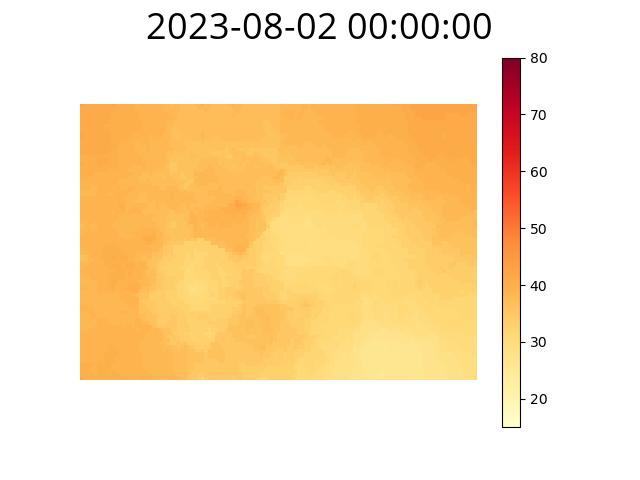
#> input picture Year2/nh_results/gifs/8-2/2023_08_02_07.jpg, 640 x 480 px, given in place of 2023_08_02_06_w2.tif, which was not available
$ python make_gifs.py   (older library calls are emulated)
#> lines starting #> are read from the running program, lines starting #| are printed output that depends on the picture
import pandas as pd
import os
import matplotlib.pyplot as plt
from matplotlib.colors import Normalize
from matplotlib.cm import ScalarMappable
import matplotlib.image as mpimg
import numpy as np
import datetime as dt
from datetime import timedelta


import matplotlib as mpl
import matplotlib.pyplot as plt
import matplotlib.image as mpimg
import numpy as np
from PIL import Image, ImageDraw, ImageFont


def rgb2gray(rgb):
    return np.dot(rgb[:,:,:3], [0.299, 0.587, 0.114])

def plt_test(imPath, savepath, text, cs):
#> called with text = '2023-08-01 23:00:00', cs = 'YlOrRd'
    img_src = mpimg.imread(imPath)
#> img_src is the input picture: shape (480, 640, 3); mean R, G, B 250.8, 228.4, 192.2
    im = rgb2gray(img_src)
#> in rgb2gray, `return np.dot(rgb[:,:,:3], [0.299, 0.587, 0.114])`:
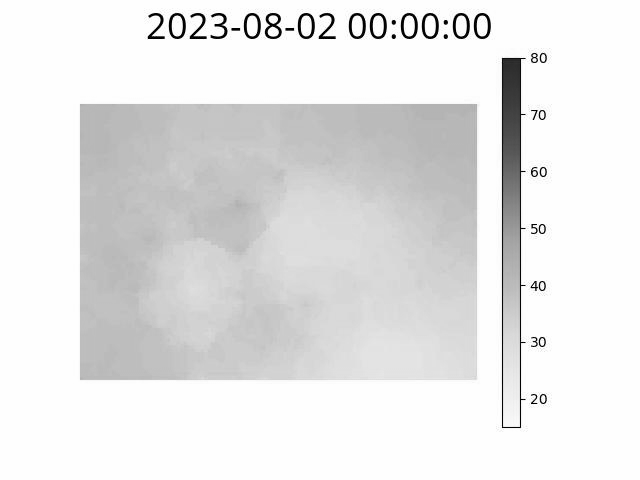
#> returned value: shape (480, 640) float64; min 0, max 255, mean 231
    plt.axis('off')
    norm = Normalize(vmin=15, vmax=80)
    plt.imshow(im, cmap=cs, norm=norm)
    scalar_map = ScalarMappable(norm=norm, cmap=cs)
#> (the run stopped early here; a loop or call above may not have finished)

$ run again, on Year2/nh_results/gifs/8-2/2023_08_02_12.jpg
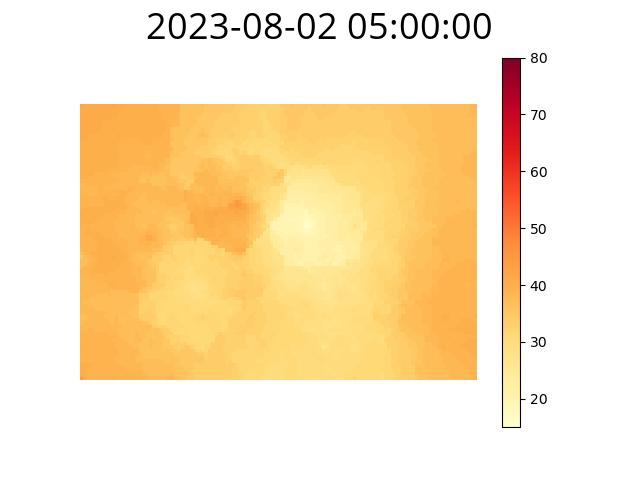
#> input picture Year2/nh_results/gifs/8-2/2023_08_02_12.jpg, 640 x 480 px, given in place of 2023_08_02_06_w2.tif, which was not available
#> in plt_test, img_src is the input picture: shape (480, 640, 3); mean R, G, B 250.8, 230.2, 194.6
#> in rgb2gray, `return np.dot(rgb[:,:,:3], [0.299, 0.587, 0.114])`:
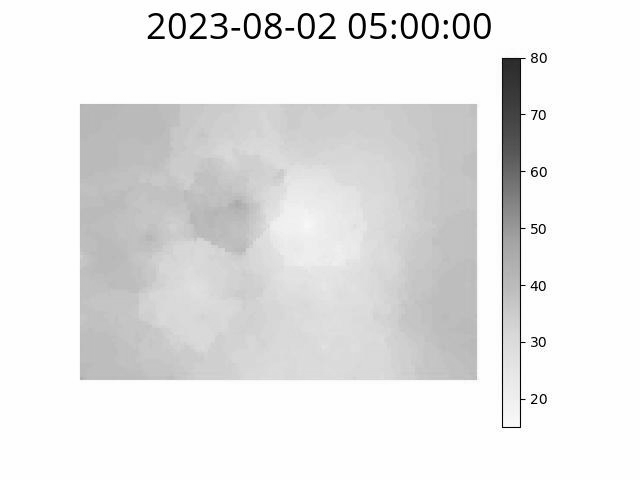
#> returned value: shape (480, 640) float64; min 0, max 255, mean 232.3

$ run again, on Year2/nh_results/gifs/8-2/2023_08_02_14.jpg
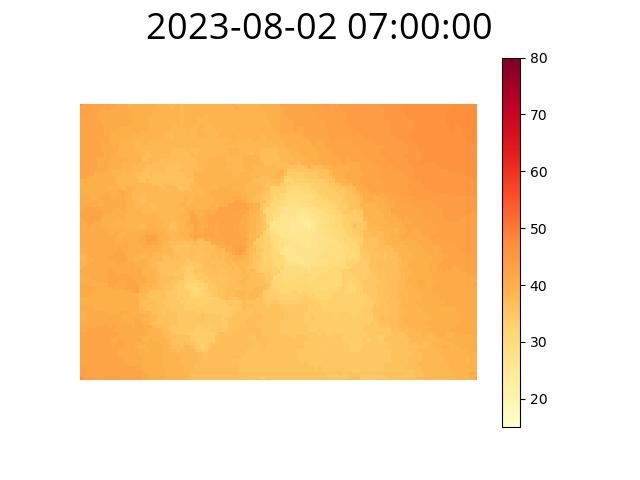
#> input picture Year2/nh_results/gifs/8-2/2023_08_02_14.jpg, 640 x 480 px, given in place of 2023_08_02_06_w2.tif, which was not available
#> in plt_test, img_src is the input picture: shape (480, 640, 3); mean R, G, B 250.7, 223.2, 187.4
#> in rgb2gray, `return np.dot(rgb[:,:,:3], [0.299, 0.587, 0.114])`:
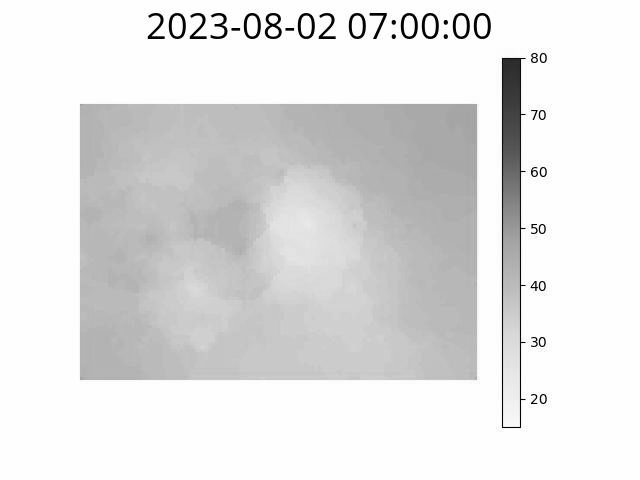
#> returned value: shape (480, 640) float64; min 0, max 255, mean 227.3

$ run again, on Year2/nh_results/gifs/8-2/2023_08_02_17.jpg
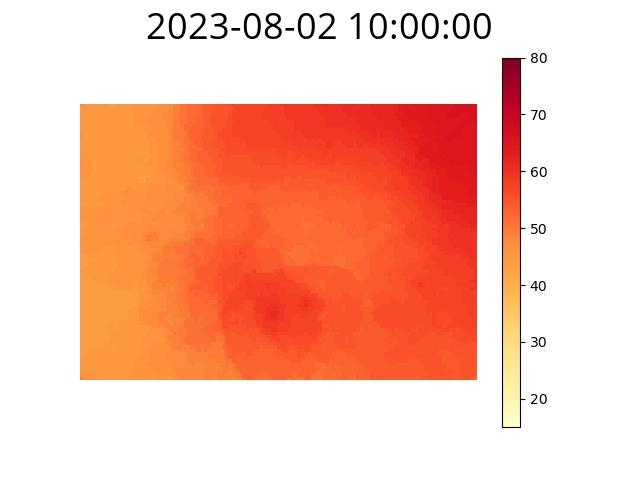
#> input picture Year2/nh_results/gifs/8-2/2023_08_02_17.jpg, 640 x 480 px, given in place of 2023_08_02_06_w2.tif, which was not available
#> in plt_test, img_src is the input picture: shape (480, 640, 3); mean R, G, B 248.9, 192.4, 174.2
#> in rgb2gray, `return np.dot(rgb[:,:,:3], [0.299, 0.587, 0.114])`:
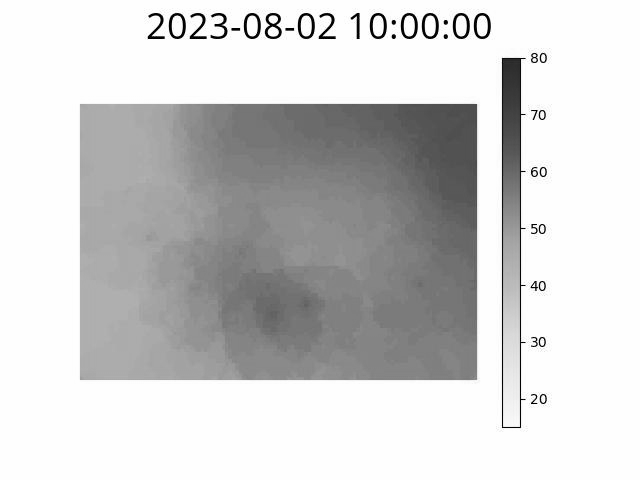
#> returned value: shape (480, 640) float64; min 0, max 255, mean 207.2
